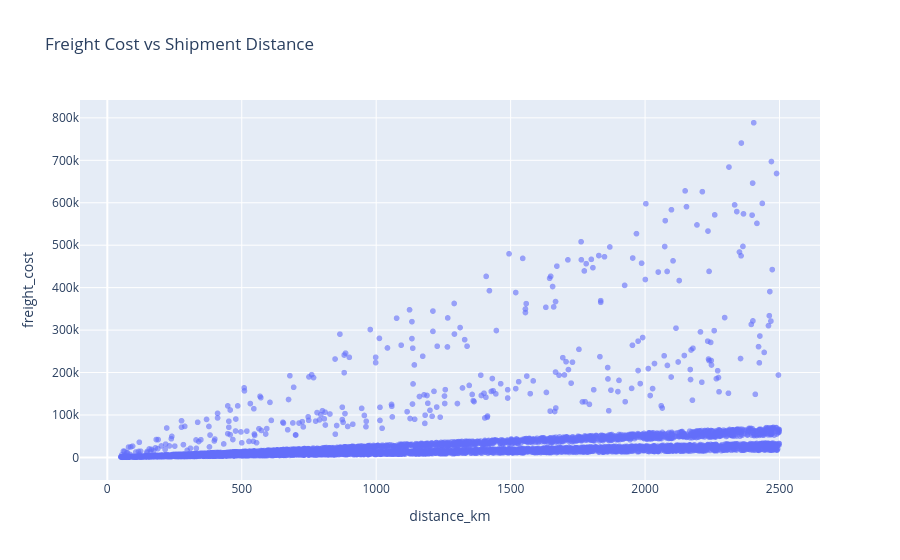

The notebook cell this image was saved under:
### Code cell
fig = px.scatter(
    df,
    x="distance_km",
    y="freight_cost",
    title="Freight Cost vs Shipment Distance",
    opacity=0.6
)

fig.show()

### Figure 1 — Plotly figure (JSON) as saved in the notebook; plotly's stock layout.template omitted (floating-point values rounded to 4 significant figures; data arrays with more than 128 entries replaced by an {"elided": "..."} marker saying what was removed)
{"data": [{"hovertemplate": "distance_km=%{x}<br>freight_cost=%{y}<extra></extra>", "legendgroup": "", "marker": {"color": "#636efa", "opacity": 0.6, "symbol": "circle"}, "mode": "markers", "name": "", "showlegend": false, "type": "scattergl", "x": {"elided": "5015 int values"}, "xaxis": "x", "y": {"elided": "5015 float values"}, "yaxis": "y"}], "layout": {"legend": {"tracegroupgap": 0}, "title": {"text": "Freight Cost vs Shipment Distance"}, "xaxis": {"anchor": "y", "domain": [0, 1], "title": {"text": "distance_km"}}, "yaxis": {"anchor": "x", "domain": [0, 1], "title": {"text": "freight_cost"}}}}
